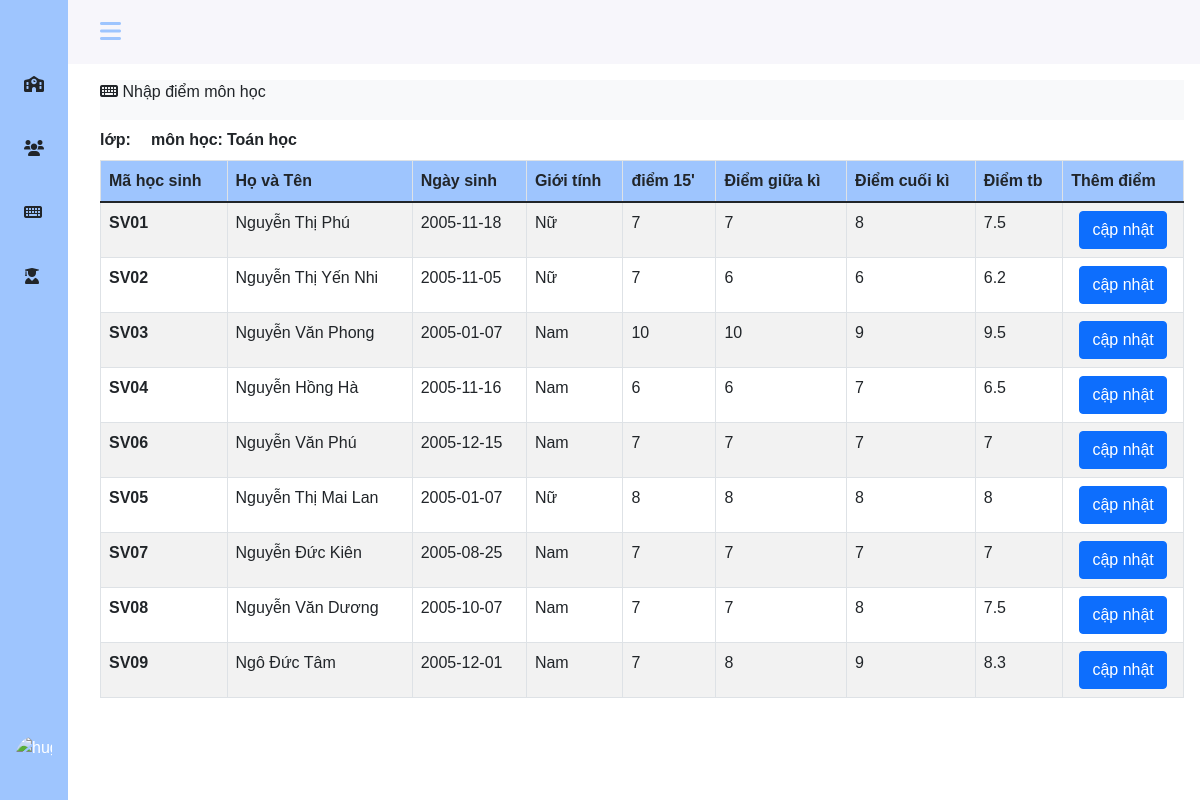
Before: /teacher/mark.php (signed in) with the older database file.
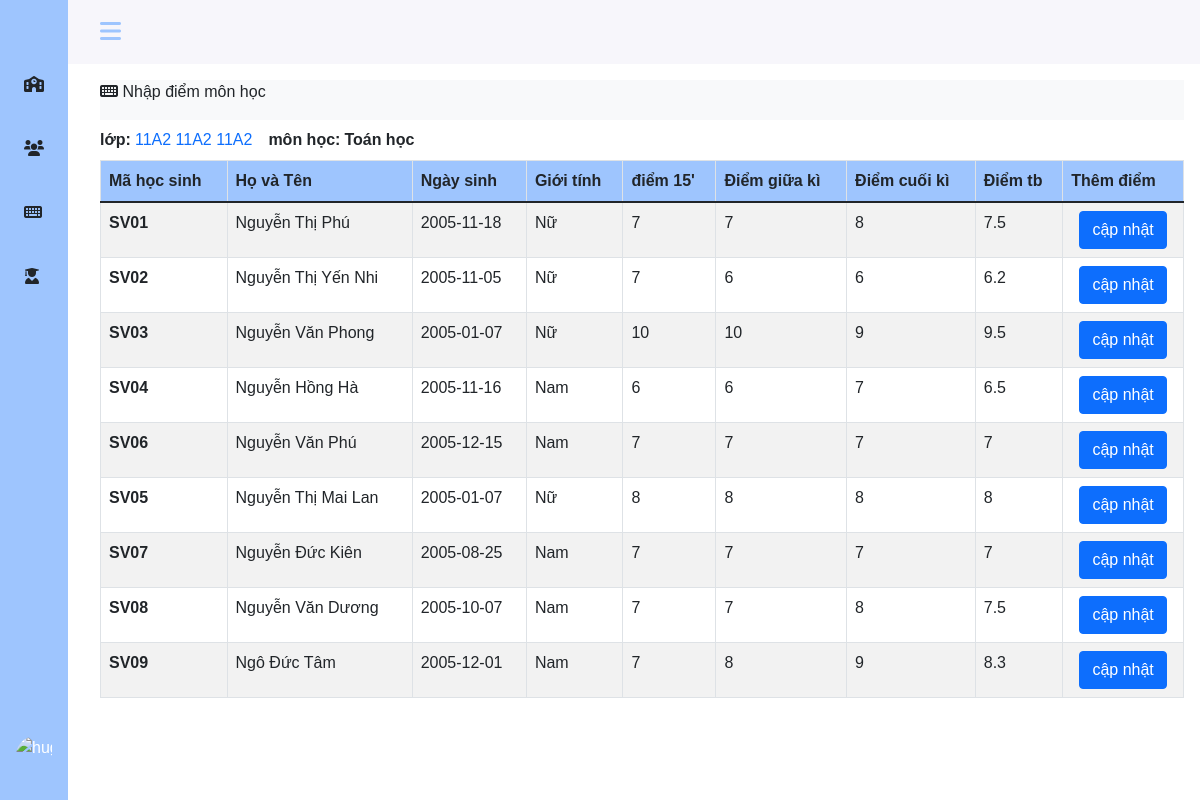
After: the same page with the newer database file.
### tables this page shows
CREATE TABLE `teachers` (
  `teach_id` varchar(10) NOT NULL,
  `teach_name` varchar(30) NOT NULL,
  `teach_email` varchar(100) DEFAULT NULL,
  `teach_phone` tinytext NOT NULL,
  `teach_address` varchar(20) NOT NULL,
  `teach_gender` tinyint(1) DEFAULT NULL,
  `teach_birth` date DEFAULT NULL,
  `sb_id` varchar(11) NOT NULL
);

CREATE TABLE `subjects` (
  `sb_id` varchar(10) NOT NULL,
  `sb_name` varchar(30) NOT NULL
);

CREATE TABLE `students` (
  `st_id` varchar(10) NOT NULL,
  `st_name` varchar(30) NOT NULL,
  `st_birth` date NOT NULL,
  `st_address` varchar(50) NOT NULL,
  `st_gender` tinyint(1) NOT NULL,
  `st_phone` tinytext DEFAULT NULL,
  `st_email` varchar(100) DEFAULT NULL,
  `st_parent` varchar(30) NOT NULL,
  `class_id` varchar(11) NOT NULL
);

CREATE TABLE `marks` (
  `st_id` varchar(10) NOT NULL,
  `sb_id` varchar(10) NOT NULL,
  `ma_mini_test` varchar(5) NOT NULL,
  `ma_hour_test` varchar(5) NOT NULL,
  `ma_final_exam` varchar(5) NOT NULL,
  `ma_avarage` varchar(5) NOT NULL
);

CREATE TABLE `classes` (
  `class_id` varchar(10) NOT NULL,
  `class_name` varchar(50) NOT NULL,
  `teach_id` varchar(10) NOT NULL
);

### teacher/mark.php (the view, shortened to what this page needs)
<?php
include './sidebar.php';
include "../config.php";
$id = $client_user['user_id'];
?>
<div class="col py-3 ">
    <div class="d-flex justify-content-between bg-light">
        <p><i class="fas fa-keyboard"></i> Nhập điểm môn học</p>
    </div>
    <div class="d-flex mb-2 mt-2 flex-wrap">
        <label class="control-label fw-bolder">lớp: </label>
        <div class="me-3 ms-1">
                <?php
                $sql3 = "SELECT * FROM teachers t, students st, classes c WHERE t.teach_id = '$id' AND st.class_id = c.class_id AND t.teach_id = c.teach_id";
                $result3 = mysqli_query($conn, $sql3);
                if (mysqli_num_rows($result3)) {
                    while ($row = mysqli_fetch_assoc($result3)) {
                ?>
                        <a href="request.php?class_id=<?php echo $row['class_id']?>&class_name=<?php echo $row['class_name']?>"><?php echo $row['class_name']?></a>
                <?php
                    }
                }
                ?>
        </div>
        <label class="control-label fw-bolder">môn học: </label>
        <div class="ms-1 fw-bolder">
            <?php
            $sql2 = "SELECT * FROM subjects sb,teachers t WHERE t.teach_id = '$id' AND sb.sb_id = t.sb_id ";
            $result2 = mysqli_query($conn, $sql2);
            if (mysqli_num_rows($result2)) {
                while ($row2 = mysqli_fetch_assoc($result2)) {
                    echo  $row2['sb_name'];
                }
            }
            ?>
        </div>
    </div>
    <div class="col-md-12 portlet" style="width:100% ; overflow: auto; height: auto; ">
        <table class="table table-bordered table-striped">
            <thead>
                <tr style="background-color: #9ec5fe;">
                    <th scope="col">Mã học sinh</th>
                    <th scope="col">Họ và Tên</th>
                    <th scope="col">Ngày sinh</th>
                    <th scope="col">Giới tính</th>
                    <th scope="col">điểm 15'</th>
                    <th scope="col">Điểm giữa kì</th>
                    <th scope="col">Điểm cuối kì</th>
                    <th scope="col">Điểm tb</th>
                    <th scope="col">Thêm điểm</th>
                </tr>
            </thead>
            <tbody id="list">
                <?php
                $sql = "SELECT * FROM students st,subjects s,marks m,teachers t
                        WHERE st.st_id = m.st_id and s.sb_id = m.sb_id and t.teach_id = '$id' and t.sb_id = s.sb_id";
                $result = mysqli_query($conn, $sql);
                if (mysqli_num_rows($result) > 0) {
                    while ($row = mysqli_fetch_assoc($result)) {
                ?>
                        <tr>
                            <th scope="row"><?php echo $row['st_id']; ?> </th>
                            <td><?php echo $row['st_name']; ?></td>
                            <td><?php echo $row['st_birth']; ?></td>
                            <td><?php echo ($row['st_gender'] == 1 ? "Nam" : "Nữ"); ?></td>
                            <td><?php echo $row['ma_mini_test']; ?></td>
                            <td><?php echo $row['ma_hour_test']; ?></td>
                            <td><?php echo $row['ma_final_exam']; ?></td>
                            <td><?php echo $row['ma_avarage']; ?></td>
                            <td class="text-center"><a href="update-mark.php?st_id=<?php echo $row['st_id']?>&sb_id=<?php echo $row['sb_id']?>"><button type="submit" class="btn btn-primary">cập nhật</button></a></td>
                        </tr>
                <?php
                    }
                }
                ?>
            </tbody>
        </table>
    </div>
</div>
<?php
include './footer.php';
?>

Changed rows visible on the page:
now on one of the page's lists (row unchanged): teachers: classes.class_name "11A2"
changed students "Nguyễn Văn Phong": st_gender "Nam" → "Nữ"
